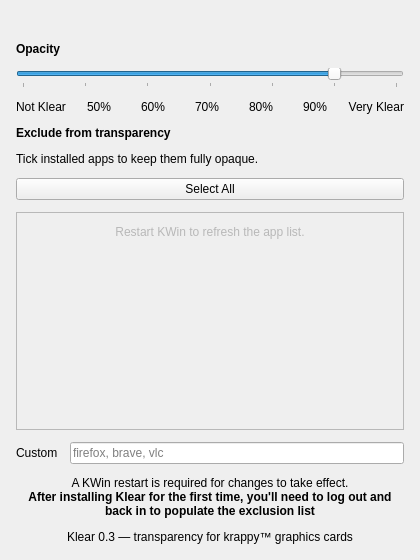
<?xml version="1.0" encoding="UTF-8"?>
<ui version="4.0">
 <class>Kwin::KlearConfigForm</class>
 <widget class="QWidget" name="Kwin::KlearConfigForm">
  <property name="geometry">
   <rect>
    <x>0</x>
    <y>0</y>
    <width>420</width>
    <height>560</height>
   </rect>
  </property>
  <property name="windowTitle">
   <string/>
  </property>
  <layout class="QVBoxLayout" name="rootLayout">
   <property name="leftMargin">
    <number>16</number>
   </property>
   <property name="topMargin">
    <number>16</number>
   </property>
   <property name="rightMargin">
    <number>16</number>
   </property>
   <property name="bottomMargin">
    <number>16</number>
   </property>
   <property name="spacing">
    <number>12</number>
   </property>
   <item>
    <widget class="QLabel" name="logo">
     <property name="text">
      <string/>
     </property>
     <property name="pixmap">
      <pixmap>klear.png</pixmap>
     </property>
     <property name="alignment">
      <set>Qt::AlignmentFlag::AlignCenter</set>
     </property>
    </widget>
   </item>
   <item>
    <layout class="QVBoxLayout" name="opacitySection">
     <item>
      <widget class="QLabel" name="opacityLabel">
       <property name="font">
        <font>
         <bold>true</bold>
        </font>
       </property>
       <property name="toolTip">
        <string>Your chosen transparency level for new windows.</string>
       </property>
       <property name="text">
        <string>Opacity</string>
       </property>
      </widget>
     </item>
     <item>
      <widget class="QSlider" name="kcfg_userSetOpacity">
       <property name="minimum">
        <number>40</number>
       </property>
       <property name="maximum">
        <number>100</number>
       </property>
       <property name="value">
        <number>90</number>
       </property>
       <property name="orientation">
        <enum>Qt::Orientation::Horizontal</enum>
       </property>
       <property name="tickPosition">
        <enum>QSlider::TickPosition::TicksBelow</enum>
       </property>
       <property name="tickInterval">
        <number>10</number>
       </property>
      </widget>
     </item>
     <item>
      <layout class="QHBoxLayout" name="opacityLabels">
       <item><widget class="QLabel" name="opacityNotKlear"><property name="text"><string>Not Klear</string></property></widget></item>
       <item><widget class="QLabel" name="opacity50"><property name="text"><string>50%</string></property><property name="alignment"><set>Qt::AlignmentFlag::AlignCenter</set></property></widget></item>
       <item><widget class="QLabel" name="opacity60"><property name="text"><string>60%</string></property><property name="alignment"><set>Qt::AlignmentFlag::AlignCenter</set></property></widget></item>
       <item><widget class="QLabel" name="opacity70"><property name="text"><string>70%</string></property><property name="alignment"><set>Qt::AlignmentFlag::AlignCenter</set></property></widget></item>
       <item><widget class="QLabel" name="opacity80"><property name="text"><string>80%</string></property><property name="alignment"><set>Qt::AlignmentFlag::AlignCenter</set></property></widget></item>
       <item><widget class="QLabel" name="opacity90"><property name="text"><string>90%</string></property><property name="alignment"><set>Qt::AlignmentFlag::AlignCenter</set></property></widget></item>
       <item><widget class="QLabel" name="opacityVeryKlear"><property name="text"><string>Very Klear</string></property><property name="alignment"><set>Qt::AlignmentFlag::AlignRight|Qt::AlignmentFlag::AlignTrailing|Qt::AlignmentFlag::AlignVCenter</set></property></widget></item>
      </layout>
     </item>
    </layout>
   </item>
   <item>
    <widget class="QLabel" name="excludeLabel">
     <property name="font">
      <font>
       <bold>true</bold>
      </font>
     </property>
     <property name="text">
      <string>Exclude from transparency</string>
     </property>
    </widget>
   </item>
   <item>
    <widget class="QLabel" name="excludeHint">
     <property name="text">
      <string>Tick installed apps to keep them fully opaque.</string>
     </property>
     <property name="wordWrap">
      <bool>true</bool>
     </property>
    </widget>
   </item>
   <item>
    <widget class="QPushButton" name="selectAllExclusions">
     <property name="toolTip">
      <string>Click again to clear all exclusions.</string>
     </property>
     <property name="text">
      <string>Select All</string>
     </property>
     <property name="checkable">
      <bool>true</bool>
     </property>
    </widget>
   </item>
   <item>
    <widget class="QScrollArea" name="excludeScroll">
     <property name="widgetResizable">
      <bool>true</bool>
     </property>
     <widget class="QWidget" name="excludeScrollContents">
      <layout class="QVBoxLayout" name="excludeList">
       <property name="leftMargin">
        <number>4</number>
       </property>
       <property name="topMargin">
        <number>4</number>
       </property>
       <property name="rightMargin">
        <number>4</number>
       </property>
       <property name="bottomMargin">
        <number>4</number>
       </property>
       <property name="spacing">
        <number>2</number>
       </property>
       <!-- APPLIST:START -->
       <!-- APPLIST:END -->
       <item>
        <widget class="QLabel" name="refreshHint">
         <property name="text">
          <string>Restart KWin to refresh the app list.</string>
         </property>
         <property name="alignment">
          <set>Qt::AlignmentFlag::AlignCenter</set>
         </property>
         <property name="styleSheet">
          <string notr="true">color: palette(mid); padding: 8px;</string>
         </property>
        </widget>
       </item>
       <item>
        <spacer name="excludeSpacer">
         <property name="orientation">
          <enum>Qt::Orientation::Vertical</enum>
         </property>
         <property name="sizeHint" stdset="0">
          <size>
           <width>0</width>
           <height>0</height>
          </size>
         </property>
        </spacer>
       </item>
      </layout>
     </widget>
    </widget>
   </item>
   <item>
    <layout class="QHBoxLayout" name="customRow">
     <item>
      <widget class="QLabel" name="customLabel">
       <property name="toolTip">
        <string>Comma-separated window classes; matched as substrings.</string>
       </property>
       <property name="text">
        <string>Custom</string>
       </property>
      </widget>
     </item>
     <item>
      <widget class="QLineEdit" name="kcfg_excludedWindows">
       <property name="toolTip">
        <string>Type window classes not listed above, separated by commas.</string>
       </property>
       <property name="placeholderText">
        <string>firefox, brave, vlc</string>
       </property>
       <property name="clearButtonEnabled">
        <bool>true</bool>
       </property>
      </widget>
     </item>
    </layout>
   </item>
   <item>
    <widget class="QLabel" name="restartNote">
     <property name="text">
      <string>&lt;html&gt;&lt;head/&gt;&lt;body&gt;&lt;p align=&quot;center&quot;&gt;A KWin restart is required for changes to take effect.&lt;br/&gt;&lt;span style=&quot; font-weight:700;&quot;&gt;After installing Klear for the first time, you'll need to log out and back in to populate the exclusion list&lt;/span&gt;&lt;/p&gt;&lt;/body&gt;&lt;/html&gt;</string>
     </property>
     <property name="wordWrap">
      <bool>true</bool>
     </property>
     <property name="alignment">
      <set>Qt::AlignmentFlag::AlignCenter</set>
     </property>
    </widget>
   </item>
   <item>
    <widget class="QLabel" name="version">
     <property name="text">
      <string>Klear 0.3 — transparency for krappy™ graphics cards</string>
     </property>
     <property name="alignment">
      <set>Qt::AlignmentFlag::AlignCenter</set>
     </property>
    </widget>
   </item>
  </layout>
 </widget>
 <resources/>
 <connections>
  <!-- APPLIST_CONNECTIONS:START -->
  <!-- APPLIST_CONNECTIONS:END -->
 </connections>
</ui>
